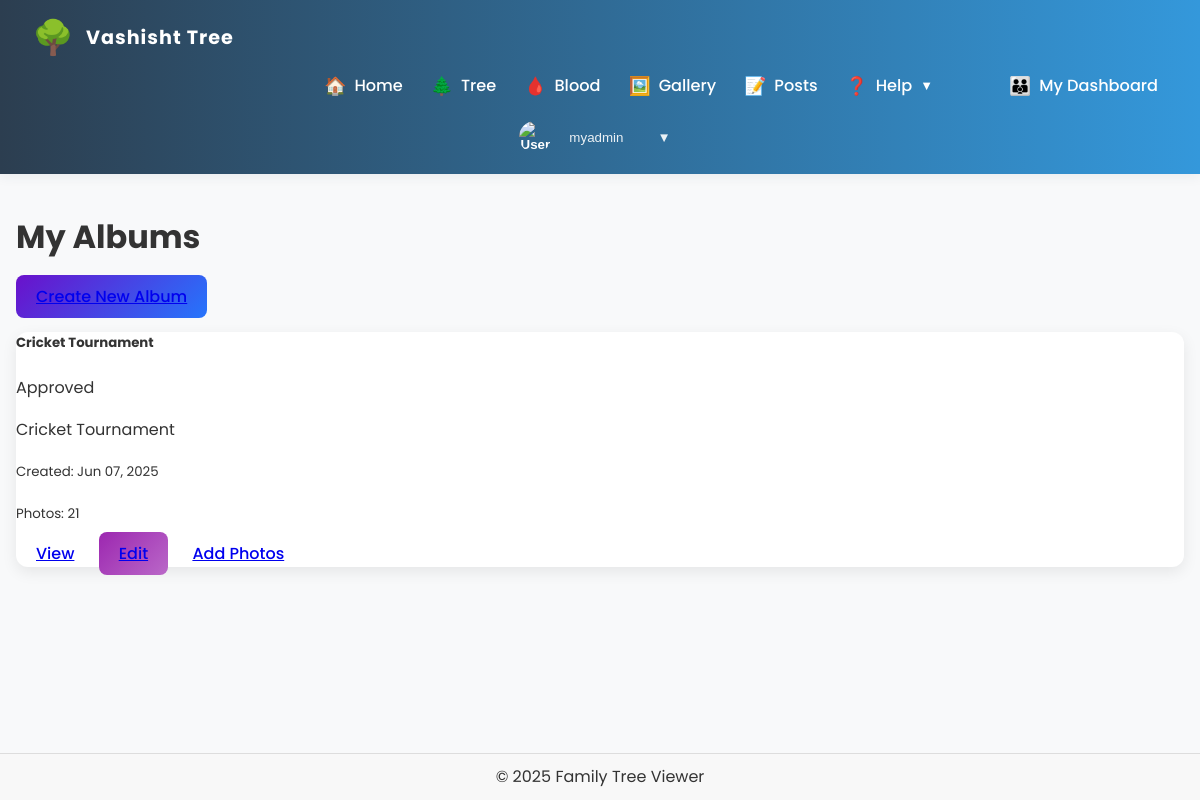
Screenshot of /my-albums/ (signed in) with the database file from the repository.
### treeapp/models.py (models this page shows, shortened)
class UserProfile(models.Model):
    BLOOD_GROUP_CHOICES = [
        ('A+', 'A+'),
        ('A-', 'A-'),
        ('B+', 'B+'),
        ('B-', 'B-'),
        ('AB+', 'AB+'),
        ('AB-', 'AB-'),
        ('O+', 'O+'),
        ('O-', 'O-'),
    ]
    GENDER_CHOICES = [
        ('M', 'Male'),
        ('F', 'Female'),
        ('O', 'Other'),
    ]
    user = models.OneToOneField(User, on_delete=models.CASCADE)
    family_root = models.ForeignKey(FamilyMember, null=True, blank=True, on_delete=models.SET_NULL, related_name='root_for_users')
    last_child = models.ForeignKey(FamilyMember, null=True, blank=True, on_delete=models.SET_NULL, related_name='last_child_for_users')
    member_id = models.ForeignKey(FamilyMember, null=True, blank=True, on_delete=models.SET_NULL, related_name='member_id_for_users')
    name = models.CharField(max_length=100, blank=True, null=True)
    father_name = models.CharField(max_length=100, blank=True, null=True)
    phone = models.CharField(max_length=20, blank=True, null=True)
    plain_password = models.CharField(max_length=100, blank=True, null=True)
    email_verified = models.BooleanField(default=False)
    email_verification_token = models.CharField(max_length=100, blank=True, null=True)
    blood_group = models.CharField(max_length=3, choices=BLOOD_GROUP_CHOICES, blank=True, null=True)
    is_blood_donor = models.BooleanField(default=False)
    hide_from_donor_list = models.BooleanField(default=False)
    picture = models.ImageField(upload_to='profile_pictures/', null=True, blank=True)
    date_of_birth = models.DateField(null=True, blank=True)
    gender = models.CharField(max_length=1, choices=GENDER_CHOICES, blank=True, null=True)
    marital_status = models.CharField(max_length=20, choices=[('single', 'Single'), ('married', 'Married'), ('divorced', 'Divorced'), ('widowed', 'Widowed')], blank=True, null=True)
    anniversary_date = models.DateField(null=True, blank=True)
    is_suspended = models.BooleanField(default=False)

class Album(models.Model):
    title = models.CharField(max_length=200)
    description = models.TextField(blank=True)
    created_at = models.DateTimeField(auto_now_add=True)
    updated_at = models.DateTimeField(auto_now=True)
    user = models.ForeignKey(User, on_delete=models.CASCADE)
    is_approved = models.BooleanField(default=False)

### treeapp/views_album.py (the view)
# urls.py: path('my-albums/', views_album.my_albums, name='my_albums'),
@login_required
def my_albums(request):
    albums = Album.objects.filter(user=request.user)
    return render(request, 'treeapp/my_albums.html', {'albums': albums})

### treeapp/templates/treeapp/my_albums.html (shortened to what this page needs)
{% extends 'treeapp/base.html' %}
{% block content %}
<div class="container mt-4">
    <h1 class="mb-4">My Albums</h1>
    <div class="mb-4">
        <a href="{% url 'add_album' %}" class="btn btn-primary">Create New Album</a>
    </div>
    {% if albums %}
        <div class="row">
            {% for album in albums %}
                <div class="col-md-4 mb-4">
                    <div class="card h-100">
                        <div class="card-header d-flex justify-content-between align-items-center">
                            <h5 class="mb-0">{{ album.title }}</h5>
                            <span class="badge {% if album.is_approved %}badge-success{% else %}badge-warning{% endif %}">
                                {% if album.is_approved %}Approved{% else %}Pending Approval{% endif %}
                            </span>
                        </div>
                        <div class="card-body">
                            <p class="card-text">{{ album.description|truncatechars:100 }}</p>
                            <p class="card-text"><small class="text-muted">Created: {{ album.created_at|date:"M d, Y" }}</small></p>
                            <p class="card-text"><small class="text-muted">Photos: {{ album.photos.count }}</small></p>
                        </div>
                        <div class="card-footer">
                            <div class="btn-group w-100">
                                <a href="{% url 'view_album' album.id %}" class="btn btn-info">View</a>
                                <a href="{% url 'edit_album' album.id %}" class="btn btn-secondary">Edit</a>
                                <a href="{% url 'add_photo' album.id %}" class="btn btn-success">Add Photos</a>
                            </div>
                        </div>
                    </div>
                </div>
            {% endfor %}
        </div>
    {% else %}
        <div class="alert alert-info">
            You haven't created any albums yet. <a href="{% url 'add_album' %}">Create your first album</a>.
        </div>
    {% endif %}
</div>
{% endblock %}

### treeapp/templates/treeapp/base.html (shortened to what this page needs)
<!DOCTYPE html>
<html lang="en">
<head>
    {% load static %}
    <link rel="stylesheet" href="{% static 'treeapp/css/base.css' %}">
    <link rel="stylesheet" href="{% static 'treeapp/css/tree.css' %}">
    <link rel="stylesheet" href="{% static 'treeapp/css/mobile-fixes.css' %}">
    <link rel="stylesheet" href="{% static 'treeapp/css/modern-theme.css' %}">
    <link rel="stylesheet" href="{% static 'treeapp/css/style.css' %}">
</head>
<body>
    <div class="page-container">
        <nav class="navbar modern-navbar">
            <div class="navbar-brand">
                <a href="{% url 'index' %}" class="navbar-logo-link" style="font-size:2rem; text-decoration:none;">
                    <span class="navbar-logo-emoji" style="font-size:2.1rem;">🌳</span>
                    <span class="navbar-title">Vashisht Tree</span>
                </a>
            </div>
            <ul class="navbar-links" id="navbarLinks">
                <li><a href="{% url 'index' %}"><span class="nav-emoji">🏠</span> Home</a></li>
                <li><a href="{% url 'tree' %}?style=1"><span class="nav-emoji">🌲</span> Tree</a></li>
                <li><a href="{% url 'blood_bank' %}"><span class="nav-emoji">🩸</span> Blood</a></li>
                <li><a href="{% url 'gallery' %}"><span class="nav-emoji">🖼️</span> Gallery</a></li>
                <li><a href="{% url 'posts' %}"><span class="nav-emoji">📝</span> Posts</a></li>
                <li class="nav-item nav-help-dropdown">
                    <a href="#" class="nav-link nav-help-link">
                        <span class="nav-emoji">❓</span>
                        Help <span class="nav-caret">▼</span>
                    </a>
                </li>
                {% if user.is_authenticated %}
                    <li><a href="{% url 'user_dashboard' %}"><span class="nav-emoji">👪</span> My Dashboard</a></li>
                {% endif %}
            </ul>
            <div class="navbar-user">
                {% if user.is_authenticated %}
                    <div class="user-dropdown">
                        <button class="user-btn" id="userDropdownBtn">
                            <div class="sidebar-user-info">
                                <img src="{% if user.userprofile.picture %}{{ user.userprofile.picture.url }}{% else %}/static/default-avatar.png{% endif %}" alt="User" class="sidebar-user-avatar">
                                <span class="sidebar-user-name">{{ user.userprofile.name|default:user.username }}</span>
                                <span class="sidebar-user-caret">▼</span>
                            </div>
                        </button>
                    </div>
                {% else %}
                    <a href="{% url 'login' %}" class="btn-action btn-login">Login</a>
                    <a href="{% url 'register' %}" class="btn-action btn-register">Register</a>
                {% endif %}
            </div>
        </nav>
        <main class="main-content">
            {% block content %}{% endblock %}
        </main>
        <footer class="footer">
            &copy; 2025 Family Tree Viewer
        </footer>
    </div>
</body>
</html>

### treeapp/static/treeapp/css/base.css (style rules this page uses)
html, body { height: 100%; width: 100%; margin: 0; padding: 0; font-family: sans-serif; overflow-x: hidden; background: #fafdff; }
.page-container { display: flex; flex-direction: column; min-height: 100vh; }
.main-content { flex: 1; padding: 1rem; overflow: auto; }
.navbar { background: linear-gradient(to right, #34495e, #2c3e50); color: #fff; padding: 12px 20px; display: flex; justify-content: space-between; align-items: center; box-shadow: 0 2px 4px rgba(0,0,0,0.2); position: relative; z-index: 10; }
.footer { background-color: #f8f8f8; text-align: center; padding: 10px; border-top: 1px solid #ddd; }
@media (min-width: 769px) { .navbar { flex-direction: row; align-items: center; } }

### treeapp/static/treeapp/css/modern-theme.css (style rules this page uses)
:root { --primary-color: #6a11cb; --primary-gradient: linear-gradient(135deg, #6a11cb 0%, #2575fc 100%); --secondary-color: #9c27b0; --secondary-gradient: linear-gradient(135deg, #9c27b0, #ba68c8); --accent-color: #4a6bff; --accent-gradient: linear-gradient(135deg, #4a6bff, #6c5ce7); --text-color: #333; --text-light: #666; --background-color: #f8f9fa; --card-background: #ffffff; --border-color: #e0e0e0; --shadow-sm: 0 2px 5px rgba(0,0,0,0.05); --shadow-md: 0 5px 15px rgba(0,0,0,0.08); --shadow-lg: 0 10px 25px rgba(0,0,0,0.12); --radius-sm: 8px; --radius-md: 12px; --radius-lg: 20px; --spacing-xs: 5px; --spacing-sm: 10px; --spacing-md: 15px; --spacing-lg: 20px; --spacing-xl: 30px; }
body { font-family: 'Poppins', sans-serif; background-color: var(--background-color); color: var(--text-color); line-height: 1.6; }
.card { background-color: var(--card-background); border-radius: var(--radius-md); box-shadow: var(--shadow-md); border: none; transition: transform 0.3s ease, box-shadow 0.3s ease; }
.btn { border-radius: var(--radius-sm); font-weight: 500; padding: 10px 20px; transition: all 0.3s ease; }
.btn-primary { background: var(--primary-gradient); border: none; }
.btn-secondary { background: var(--secondary-gradient); border: none; }

### rows the page displays
Album: title "Cricket Tournament", is_approved "Approved", description "Cricket Tournament", created_at "Jun 07, 2025", photos.count "21"

### other values shown
{{ user.userprofile.name|default:user.username }} "myadmin"
